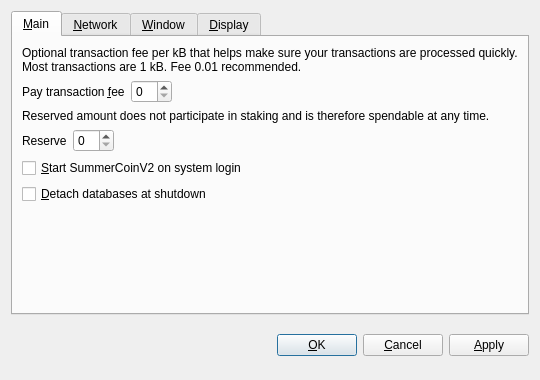
<?xml version="1.0" encoding="UTF-8"?>
<ui version="4.0">
 <class>OptionsDialog</class>
 <widget class="QDialog" name="OptionsDialog">
  <property name="geometry">
   <rect>
    <x>0</x>
    <y>0</y>
    <width>540</width>
    <height>380</height>
   </rect>
  </property>
  <property name="windowTitle">
   <string>Options</string>
  </property>
  <property name="modal">
   <bool>true</bool>
  </property>
  <layout class="QVBoxLayout" name="verticalLayout">
   <item>
    <widget class="QTabWidget" name="tabWidget">
     <property name="tabPosition">
      <enum>QTabWidget::North</enum>
     </property>
     <property name="currentIndex">
      <number>0</number>
     </property>
     <widget class="QWidget" name="tabMain">
      <attribute name="title">
       <string>&amp;Main</string>
      </attribute>
      <layout class="QVBoxLayout" name="verticalLayout_Main">
       <item>
        <widget class="QLabel" name="transactionFeeInfoLabel">
         <property name="text">
          <string>Optional transaction fee per kB that helps make sure your transactions are processed quickly. Most transactions are 1 kB. Fee 0.01 recommended.</string>
         </property>
         <property name="textFormat">
          <enum>Qt::PlainText</enum>
         </property>
         <property name="wordWrap">
          <bool>true</bool>
         </property>
        </widget>
       </item>
       <item>
        <layout class="QHBoxLayout" name="horizontalLayoutFee">
         <item>
          <widget class="QLabel" name="transactionFeeLabel">
           <property name="text">
            <string>Pay transaction &amp;fee</string>
           </property>
           <property name="textFormat">
            <enum>Qt::PlainText</enum>
           </property>
           <property name="buddy">
            <cstring>transactionFee</cstring>
           </property>
          </widget>
         </item>
         <item>
          <widget class="BitcoinAmountField" name="transactionFee"/>
         </item>
         <item>
          <spacer name="horizontalSpacerFee">
           <property name="orientation">
            <enum>Qt::Horizontal</enum>
           </property>
           <property name="sizeHint" stdset="0">
            <size>
             <width>40</width>
             <height>20</height>
            </size>
           </property>
          </spacer>
         </item>
        </layout>
       </item>
       <item>
        <widget class="QLabel" name="reserveBalanceInfoLabel">
         <property name="text">
          <string>Reserved amount does not participate in staking and is therefore spendable at any time.</string>
         </property>
         <property name="textFormat">
          <enum>Qt::PlainText</enum>
         </property>
         <property name="wordWrap">
          <bool>true</bool>
         </property>
        </widget>
       </item>
       <item>
        <layout class="QHBoxLayout" name="horizontalLayoutReserveBalance">
         <item>
          <widget class="QLabel" name="reserveBalanceLabel">
           <property name="text">
            <string>Reserve</string>
           </property>
           <property name="textFormat">
            <enum>Qt::PlainText</enum>
           </property>
           <property name="buddy">
            <cstring>reserveBalance</cstring>
           </property>
          </widget>
         </item>
         <item>
          <widget class="BitcoinAmountField" name="reserveBalance"/>
         </item>
         <item>
          <spacer name="horizontalSpacerReserveBalance">
           <property name="orientation">
            <enum>Qt::Horizontal</enum>
           </property>
           <property name="sizeHint" stdset="0">
            <size>
             <width>40</width>
             <height>20</height>
            </size>
           </property>
          </spacer>
         </item>
        </layout>
       </item>
       <item>
        <widget class="QCheckBox" name="bitcoinAtStartup">
         <property name="toolTip">
          <string>Automatically start SummerCoinV2 after logging in to the system.</string>
         </property>
         <property name="text">
          <string>&amp;Start SummerCoinV2 on system login</string>
         </property>
        </widget>
       </item>
       <item>
        <widget class="QCheckBox" name="detachDatabases">
         <property name="toolTip">
          <string>Detach block and address databases at shutdown. This means they can be moved to another data directory, but it slows down shutdown. The wallet is always detached.</string>
         </property>
         <property name="text">
          <string>&amp;Detach databases at shutdown</string>
         </property>
        </widget>
       </item>
       <item>
        <spacer name="verticalSpacer_Main">
         <property name="orientation">
          <enum>Qt::Vertical</enum>
         </property>
         <property name="sizeHint" stdset="0">
          <size>
           <width>20</width>
           <height>40</height>
          </size>
         </property>
        </spacer>
       </item>
      </layout>
     </widget>
     <widget class="QWidget" name="tabNetwork">
      <attribute name="title">
       <string>&amp;Network</string>
      </attribute>
      <layout class="QVBoxLayout" name="verticalLayout_Network">
       <item>
        <widget class="QCheckBox" name="mapPortUpnp">
         <property name="toolTip">
          <string>Automatically open the SummerCoinV2 client port on the router. This only works when your router supports UPnP and it is enabled.</string>
         </property>
         <property name="text">
          <string>Map port using &amp;UPnP</string>
         </property>
        </widget>
       </item>
       <item>
        <widget class="QCheckBox" name="connectSocks">
         <property name="toolTip">
          <string>Connect to the SummerCoinV2 network through a SOCKS proxy (e.g. when connecting through Tor).</string>
         </property>
         <property name="text">
          <string>&amp;Connect through SOCKS proxy:</string>
         </property>
        </widget>
       </item>
       <item>
        <layout class="QHBoxLayout" name="horizontalLayout_Network">
         <item>
          <widget class="QLabel" name="proxyIpLabel">
           <property name="text">
            <string>Proxy &amp;IP:</string>
           </property>
           <property name="textFormat">
            <enum>Qt::PlainText</enum>
           </property>
           <property name="buddy">
            <cstring>proxyIp</cstring>
           </property>
          </widget>
         </item>
         <item>
          <widget class="QValidatedLineEdit" name="proxyIp">
           <property name="maximumSize">
            <size>
             <width>140</width>
             <height>16777215</height>
            </size>
           </property>
           <property name="toolTip">
            <string>IP address of the proxy (e.g. 127.0.0.1)</string>
           </property>
          </widget>
         </item>
         <item>
          <widget class="QLabel" name="proxyPortLabel">
           <property name="text">
            <string>&amp;Port:</string>
           </property>
           <property name="textFormat">
            <enum>Qt::PlainText</enum>
           </property>
           <property name="buddy">
            <cstring>proxyPort</cstring>
           </property>
          </widget>
         </item>
         <item>
          <widget class="QLineEdit" name="proxyPort">
           <property name="maximumSize">
            <size>
             <width>55</width>
             <height>16777215</height>
            </size>
           </property>
           <property name="toolTip">
            <string>Port of the proxy (e.g. 9050)</string>
           </property>
          </widget>
         </item>
         <item>
          <widget class="QLabel" name="socksVersionLabel">
           <property name="text">
            <string>SOCKS &amp;Version:</string>
           </property>
           <property name="textFormat">
            <enum>Qt::PlainText</enum>
           </property>
           <property name="buddy">
            <cstring>socksVersion</cstring>
           </property>
          </widget>
         </item>
         <item>
          <widget class="QValueComboBox" name="socksVersion">
           <property name="toolTip">
            <string>SOCKS version of the proxy (e.g. 5)</string>
           </property>
          </widget>
         </item>
         <item>
          <spacer name="horizontalSpacer_Network">
           <property name="orientation">
            <enum>Qt::Horizontal</enum>
           </property>
           <property name="sizeHint" stdset="0">
            <size>
             <width>40</width>
             <height>20</height>
            </size>
           </property>
          </spacer>
         </item>
        </layout>
       </item>
       <item>
        <spacer name="verticalSpacer_Network">
         <property name="orientation">
          <enum>Qt::Vertical</enum>
         </property>
         <property name="sizeHint" stdset="0">
          <size>
           <width>20</width>
           <height>40</height>
          </size>
         </property>
        </spacer>
       </item>
      </layout>
     </widget>
     <widget class="QWidget" name="tabWindow">
      <attribute name="title">
       <string>&amp;Window</string>
      </attribute>
      <layout class="QVBoxLayout" name="verticalLayout_Window">
       <item>
        <widget class="QCheckBox" name="minimizeToTray">
         <property name="toolTip">
          <string>Show only a tray icon after minimizing the window.</string>
         </property>
         <property name="text">
          <string>&amp;Minimize to the tray instead of the taskbar</string>
         </property>
        </widget>
       </item>
       <item>
        <widget class="QCheckBox" name="minimizeOnClose">
         <property name="toolTip">
          <string>Minimize instead of exit the application when the window is closed. When this option is enabled, the application will be closed only after selecting Quit in the menu.</string>
         </property>
         <property name="text">
          <string>M&amp;inimize on close</string>
         </property>
        </widget>
       </item>
       <item>
        <spacer name="verticalSpacer_Window">
         <property name="orientation">
          <enum>Qt::Vertical</enum>
         </property>
         <property name="sizeHint" stdset="0">
          <size>
           <width>20</width>
           <height>40</height>
          </size>
         </property>
        </spacer>
       </item>
      </layout>
     </widget>
     <widget class="QWidget" name="tabDisplay">
      <attribute name="title">
       <string>&amp;Display</string>
      </attribute>
      <layout class="QVBoxLayout" name="verticalLayout_Display">
       <item>
        <layout class="QHBoxLayout" name="horizontalLayout_1_Display">
         <item>
          <widget class="QLabel" name="langLabel">
           <property name="text">
            <string>User Interface &amp;language:</string>
           </property>
           <property name="textFormat">
            <enum>Qt::PlainText</enum>
           </property>
           <property name="buddy">
            <cstring>lang</cstring>
           </property>
          </widget>
         </item>
         <item>
          <widget class="QValueComboBox" name="lang">
           <property name="toolTip">
            <string>The user interface language can be set here. This setting will take effect after restarting SummerCoinV2.</string>
           </property>
          </widget>
         </item>
        </layout>
       </item>
       <item>
        <layout class="QHBoxLayout" name="horizontalLayout_2_Display">
         <item>
          <widget class="QLabel" name="unitLabel">
           <property name="text">
            <string>&amp;Unit to show amounts in:</string>
           </property>
           <property name="textFormat">
            <enum>Qt::PlainText</enum>
           </property>
           <property name="buddy">
            <cstring>unit</cstring>
           </property>
          </widget>
         </item>
         <item>
          <widget class="QValueComboBox" name="unit">
           <property name="toolTip">
            <string>Choose the default subdivision unit to show in the interface and when sending coins.</string>
           </property>
          </widget>
         </item>
        </layout>
       </item>
       <item>
        <widget class="QCheckBox" name="displayAddresses">
         <property name="toolTip">
          <string>Whether to show SummerCoinV2 addresses in the transaction list or not.</string>
         </property>
         <property name="text">
          <string>&amp;Display addresses in transaction list</string>
         </property>
        </widget>
       </item>
       <item>
        <widget class="QCheckBox" name="coinControlFeatures">
         <property name="toolTip">
          <string>Whether to show coin control features or not.</string>
         </property>
         <property name="text">
          <string>Display coin &amp;control features (experts only!)</string>
         </property>
        </widget>
       </item>
       <item>
        <spacer name="verticalSpacer_Display">
         <property name="orientation">
          <enum>Qt::Vertical</enum>
         </property>
         <property name="sizeHint" stdset="0">
          <size>
           <width>20</width>
           <height>40</height>
          </size>
         </property>
        </spacer>
       </item>
      </layout>
     </widget>
    </widget>
   </item>
   <item>
    <layout class="QHBoxLayout" name="horizontalLayout_Buttons">
     <item>
      <spacer name="horizontalSpacer_1">
       <property name="orientation">
        <enum>Qt::Horizontal</enum>
       </property>
       <property name="sizeHint" stdset="0">
        <size>
         <width>40</width>
         <height>48</height>
        </size>
       </property>
      </spacer>
     </item>
     <item>
      <widget class="QLabel" name="statusLabel">
       <property name="font">
        <font>
         <weight>75</weight>
         <bold>true</bold>
        </font>
       </property>
       <property name="text">
        <string/>
       </property>
       <property name="textFormat">
        <enum>Qt::PlainText</enum>
       </property>
       <property name="wordWrap">
        <bool>true</bool>
       </property>
      </widget>
     </item>
     <item>
      <spacer name="horizontalSpacer_2">
       <property name="orientation">
        <enum>Qt::Horizontal</enum>
       </property>
       <property name="sizeHint" stdset="0">
        <size>
         <width>40</width>
         <height>48</height>
        </size>
       </property>
      </spacer>
     </item>
     <item>
      <widget class="QPushButton" name="okButton">
       <property name="text">
        <string>&amp;OK</string>
       </property>
      </widget>
     </item>
     <item>
      <widget class="QPushButton" name="cancelButton">
       <property name="text">
        <string>&amp;Cancel</string>
       </property>
       <property name="autoDefault">
        <bool>false</bool>
       </property>
      </widget>
     </item>
     <item>
      <widget class="QPushButton" name="applyButton">
       <property name="text">
        <string>&amp;Apply</string>
       </property>
       <property name="autoDefault">
        <bool>false</bool>
       </property>
      </widget>
     </item>
    </layout>
   </item>
  </layout>
 </widget>
 <customwidgets>
  <customwidget>
   <class>BitcoinAmountField</class>
   <extends>QSpinBox</extends>
   <header>bitcoinamountfield.h</header>
  </customwidget>
  <customwidget>
   <class>QValueComboBox</class>
   <extends>QComboBox</extends>
   <header>qvaluecombobox.h</header>
  </customwidget>
  <customwidget>
   <class>QValidatedLineEdit</class>
   <extends>QLineEdit</extends>
   <header>qvalidatedlineedit.h</header>
  </customwidget>
 </customwidgets>
 <resources/>
 <connections/>
</ui>
